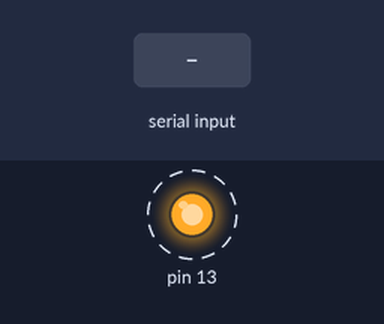
Recording of a sketch running on a simulated Arduino Uno, built with avr-gcc and run on an emulated ATmega328P. Parts: output pins drawn as LEDs (lit = HIGH). Dashed ring = blinking. The inputs (shaded band) are chosen by the test bench. What the sketch prints to the serial monitor is not drawn.

Above: at 1.3 s.
1.5 s: "1" received over the second serial link
Timing chart, 0 to 10.5 s (numbered marks = the images above; inputs shaded):
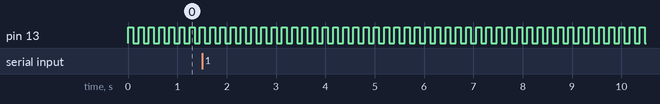

Measured:
- by itself, pin 13: alternates HIGH for 0.10 s and LOW for 0.11 s

The sketch:

xbeetest.ino
```cpp
#include <SoftwareSerial.h>
SoftwareSerial serial(0,1);

void setup() {
  // put your setup code here, to run once:
  serial.begin(9600);
  Serial.begin(9600);
  pinMode(13, OUTPUT);
}

void loop() {
  // put your main code here, to run repeatedly:
  serial.println("Hello");
  digitalWrite(13, HIGH);
  delay(100);
  digitalWrite(13, LOW);
  delay(100);
  if (serial.available()) {
    Serial.write(serial.read());
  }

}
```
